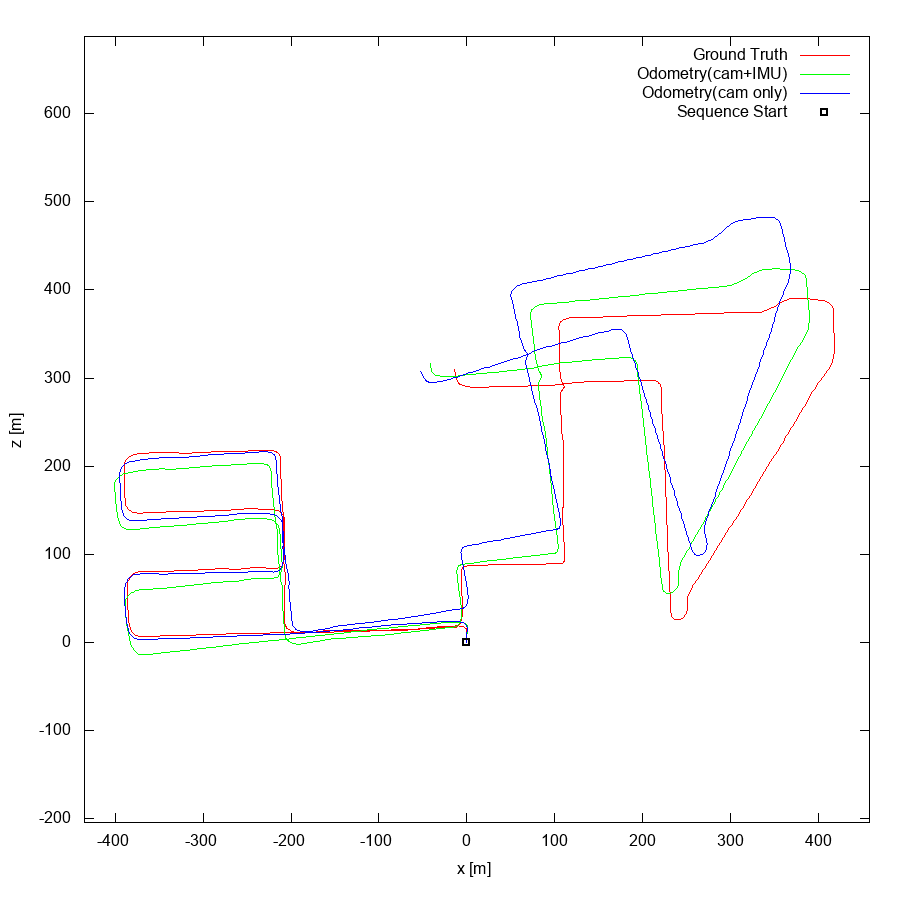

The script that drew this image:
set term postscript eps enhanced color
set output "08.eps"
set size ratio -1
set xrange [-435:458]
set yrange [-205:688]
set xlabel "x [m]"
set ylabel "z [m]"
plot "08.txt" using 1:2 lc rgb "#FF0000" title 'Ground Truth' w lines,"08.txt" using 3:4 lc rgb "#00FF00" title 'Odometry(cam+IMU)' w lines,"08.txt" using 5:6 lc rgb "#0000FF" title 'Odometry(cam only)' w lines,"< head -1 08.txt" using 1:2 lc rgb "#000000" pt 4 ps 1 lw 2 title 'Sequence Start' w points
